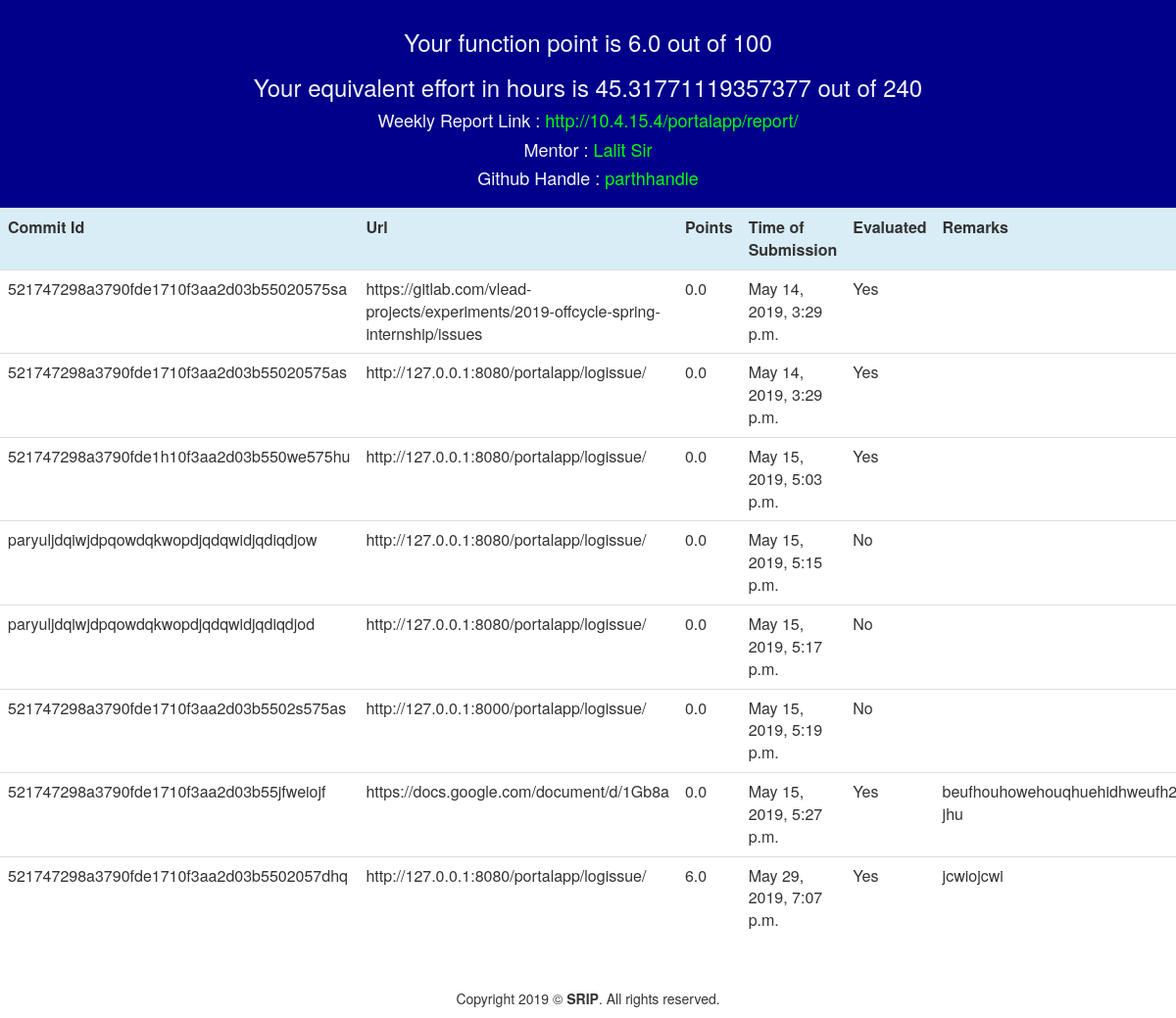
/users/newuser/ (signed in), run on an earlier commit of the app's database.
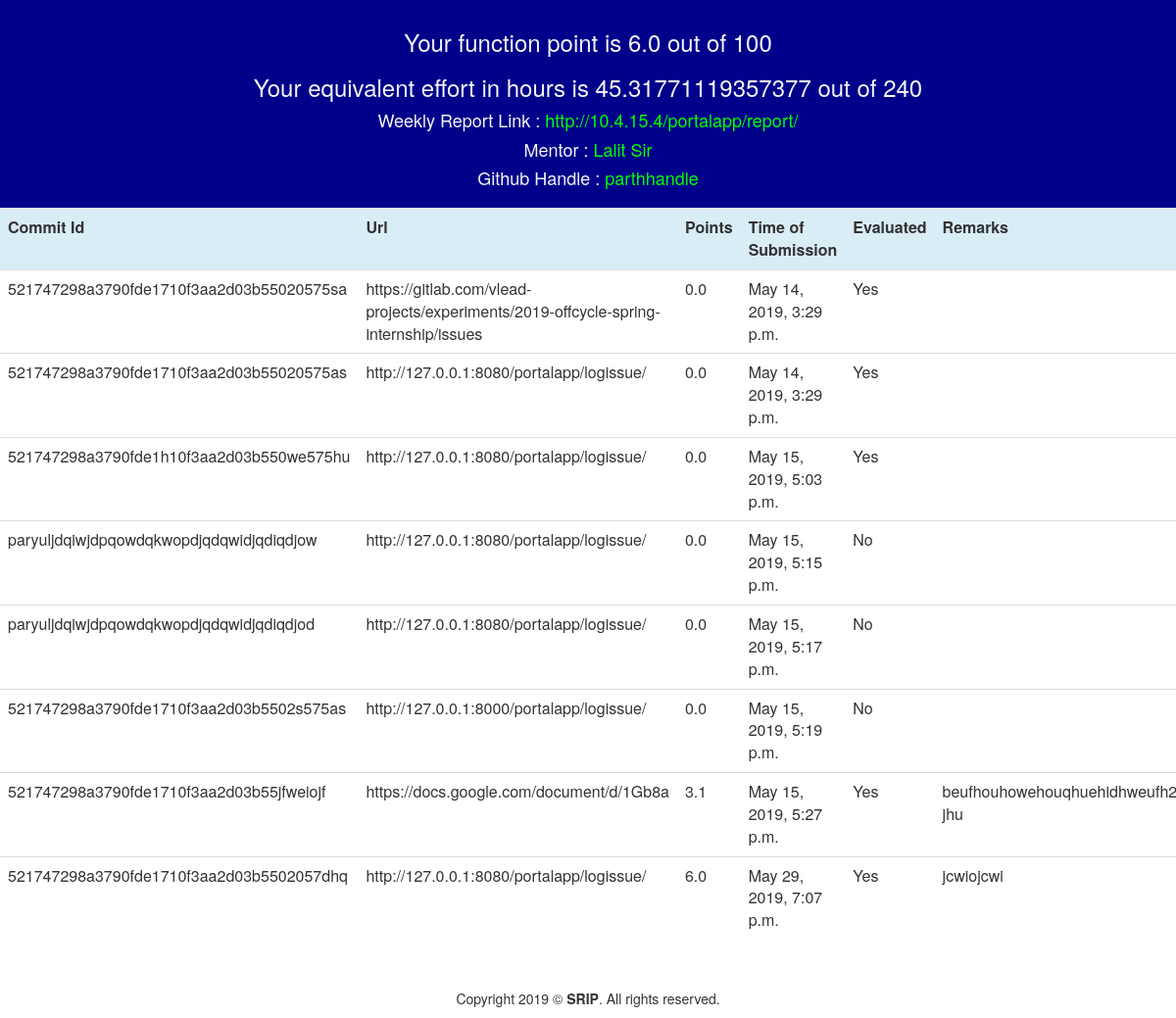
And on a later commit of the database.
### portalapp/models.py (models this page shows, shortened)
class LoggedIssue(models.Model):
    username = models.CharField(max_length=50)
    commit_id = models.CharField(max_length=40,unique=True)
    url = models.URLField(default="https://www.google.com/")
    html_ip = models.FloatField(default=0)
    css_ip = models.FloatField(default=0)
    js_ip = models.FloatField(default=0)
    issue_points = models.FloatField(default=0)
    mentor = models.CharField(max_length=100,blank=True,null=True)
    handle = models.CharField(max_length=25,blank=True,null=True,unique=False)
    toc = models.DateTimeField(default=datetime.now)        ## time of creation
    is_added = models.BooleanField(default=False)
    remark = models.CharField(default="-",max_length=1000,unique=False)

### portalapp/views.py (the view)
# urls.py: url(r'^users/(?P<username>[\w.@+-]+)/$',views.displaypoints,name = 'displaypoints'),
def displaypoints(request, username):
    current_user = request.user
    calculate(current_user)
    info = Student.objects.get(user=current_user)
    issue_info = LoggedIssue.objects.filter(username=current_user)
    length = len(issue_info)
    if issue_info.exists():
        return render(request, 'portalapp/points.html', {'info': info, 'issue_info': issue_info})
    else:
        return HttpResponse("No Commit logged yet!")

### portalapp/templates/portalapp/points.html (shortened to what this page needs)
{% load bootstrap3 %}
{% bootstrap_css %}
<html>
<head>
</head>
<body>
    <center>
        <div class="container-fluid" style="background-color: darkblue; padding: 10px;">
            <h3 style="color:whitesmoke">Your function point  is {{ info.function_points }} out of 100</h3>
            <h3 style="color:whitesmoke">Your equivalent effort in hours is {{ info.effort }} out of 240 </h3>
            <h4 style="color:whitesmoke">Weekly Report Link : <a style="color: lime" href= {{ info.report }}> {{ info.report }} </a></h4>
            <h4 style="color:whitesmoke">Mentor : <p style="color: lime; display:inline;"> {{ info.mentor }} </p>  </h4>
            <h4 style="color:whitesmoke">Github Handle : <p style="color: lime ; display:inline;"> {{ info.handle }}</p> </h4>
        </div>
        <div class="table-responsive">
            <table class="table table-hover">
                <tr class="info">
                    <th>Commit Id</th>
                    <th>Url</th>
                    <th>Points</th>
                    <th>Time of Submission</th>
                    <th>Evaluated</th>
                    <th>Remarks</th>
                </tr>
                {% for i in issue_info %}
                <tr>
                    <td> {{ i.commit_id }} </td>
                    <td> {{ i.url }} </td>
                    <td> {{ i.issue_points }} </td>
                    <td> {{ i.toc }}</td>
                    {% if i.is_added %}
                    <td>Yes</td>
                    {% else %}
                    <td>No</td>
                    {% endif %}
                    <td> {{ i.remark }}</td>
                </tr>
                {% endfor %}
            </table>
        </div>
    </center>
    <br>
    <footer>
        <div class="container-fluid">
            <p>
                <center>Copyright 2019 ©<b> SRIP</b>. All rights reserved.</center>
            </p>
        </div>
    </footer>
</body>
</html>

What changed in the data, as far as the page shows it:
changed LoggedIssue "521747298a3790fde1710f3aa2d03b55jfweiojf": issue_points "0.0" → "3.1"
